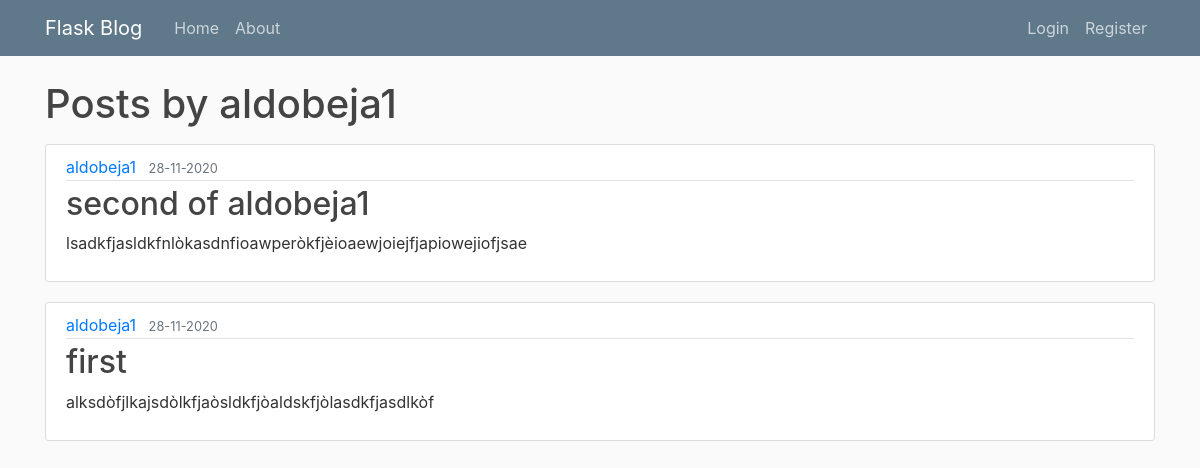
Page /user/aldobeja1 on the committed database.
### app.py (models this page shows, shortened)
class User(db.Model, UserMixin):
    id = db.Column(db.Integer, primary_key=True)
    username = db.Column(db.String(20), unique=True, nullable=False)
    email = db.Column(db.String(120), unique=True, nullable=False)
    password = db.Column(db.String(60),nullable=False)
    posts = db.relationship('Post', backref='author', lazy=True)
    user_comments = db.relationship('Comment', backref='author_comment', lazy=True)

class Post(db.Model):
    id = db.Column(db.Integer, primary_key=True)
    title = db.Column(db.String(100), nullable=False)
    date_posted = db.Column(db.DateTime, nullable=False, default=datetime.utcnow )
    content = db.Column(db.Text, nullable=False)
    user_id = db.Column(db.Integer, db.ForeignKey('user.id'), nullable=False)

### app.py (the view)
@app.route("/user/<string:username>")
def user_posts(username):
    user = User.query.filter_by(username=username).first_or_404()
    posts = Post.query.filter_by(author=user).order_by(Post.date_posted.desc()).all()
    return render_template('user_post.html', posts=posts, user=user)

### templates/user_post.html (shortened to what this page needs)
{% extends "layout.html" %}
{% block content %}
    <h1 class="mb-3">Posts by {{user.username}}</h1>
    {% for post in posts %}
        <article class="media content-section">
            <div class="media-body">
                <div class="article-metadata">
                    <a class="mr-2" href="{{url_for('user_posts', username=post.author.username) }}">{{ post.author.username }}</a>
                    <small class="text-muted">{{ post.date_posted.strftime('%d-%m-%Y') }}</small>
                </div>
                <h2><a class="article-title" href="{{url_for('post', post_id=post.id)}}">{{ post.title }}</a></h2>
                <p class="article-content">{{ post.content }}</p>
            </div>
        </article>
    {% endfor %}
{% endblock %}

### static/main.css (style rules this page uses)
body { background: #fafafa; color: #333333; margin-top: 5rem; }
h1, h2, h3, h4, h5, h6 { color: #444444; }
.content-section { background: #ffffff; padding: 10px 20px; border: 1px solid #dddddd; border-radius: 3px; margin-bottom: 20px; }
.article-title { color: #444444; }
.article-content { white-space: pre-line; }
.article-metadata { padding-bottom: 1px; margin-bottom: 4px; border-bottom: 1px solid #e3e3e3 }

### rows in the picture
User: username "aldobeja1"
Post: author.username "aldobeja1", date_posted "28-11-2020", title "second of aldobeja1", content "lsadkfjasldkfnlòkasdnfioawperòkfjèioaewjoiejfjapiowejiofjsae"
Post: author.username "aldobeja1", date_posted "28-11-2020", title "first", content "alksdòfjlkajsdòlkfjaòsldkfjòaldskfjòlasdkfjasdlkòf"
